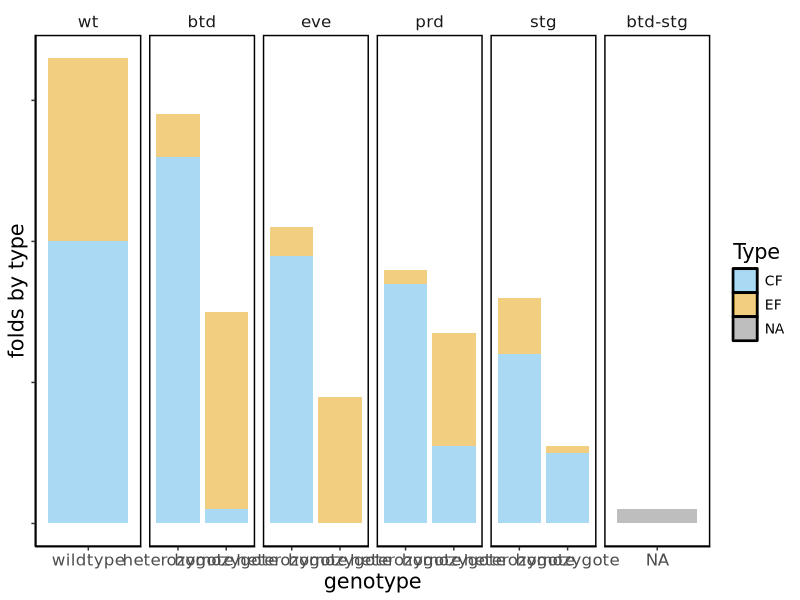
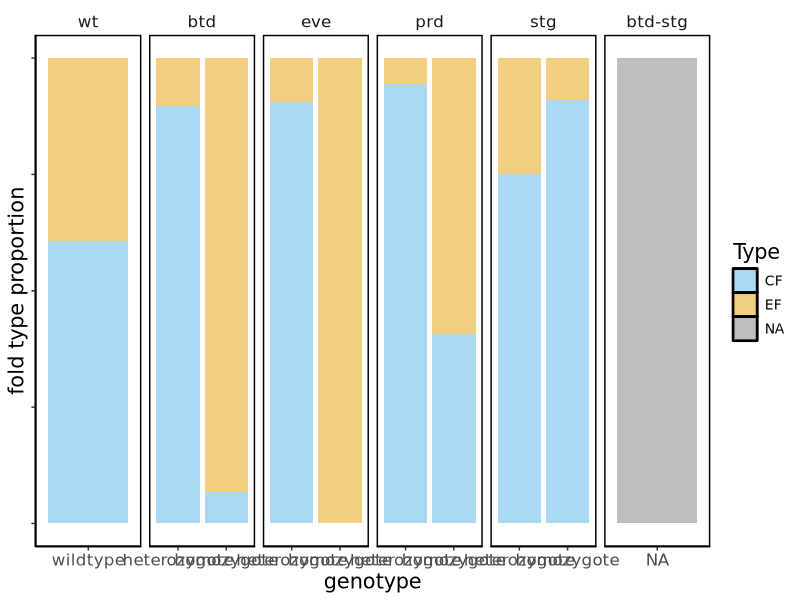
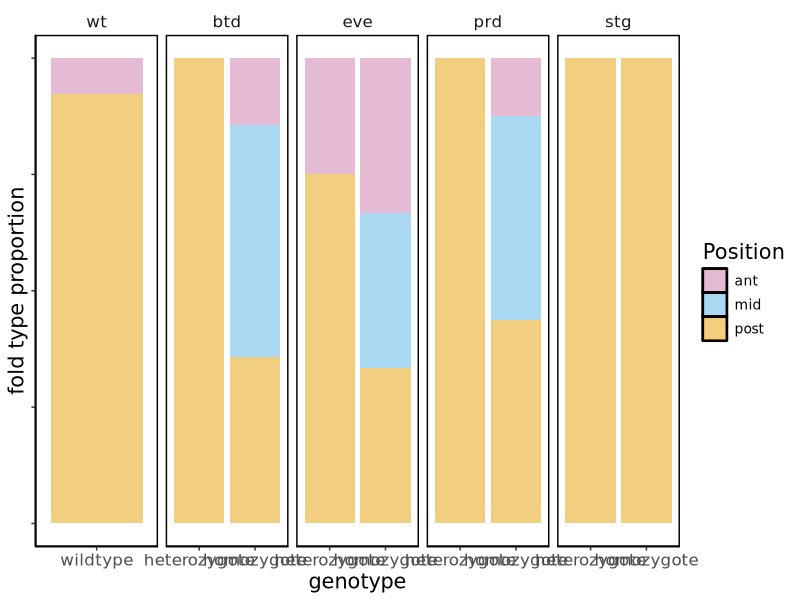
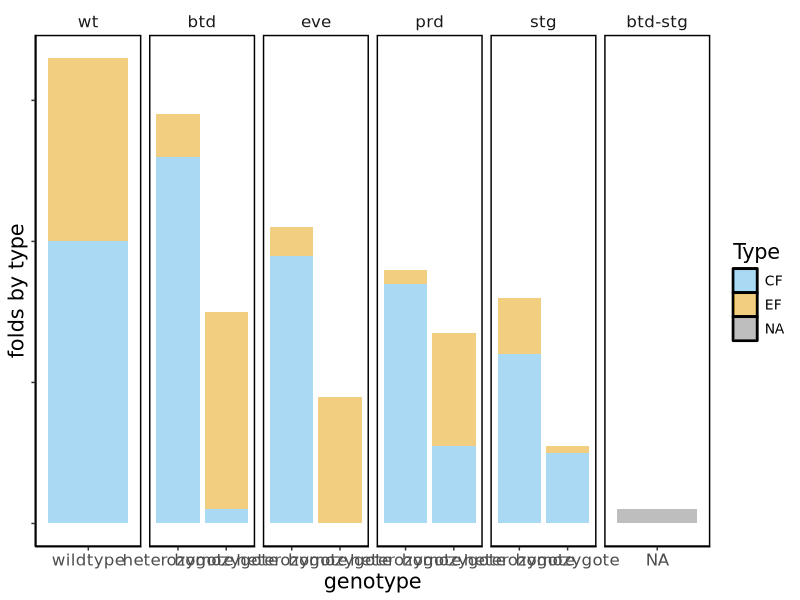
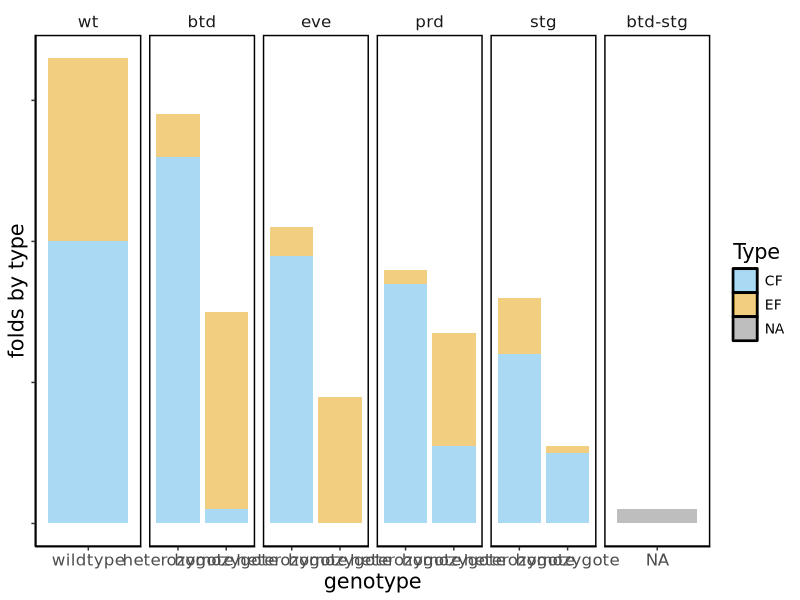
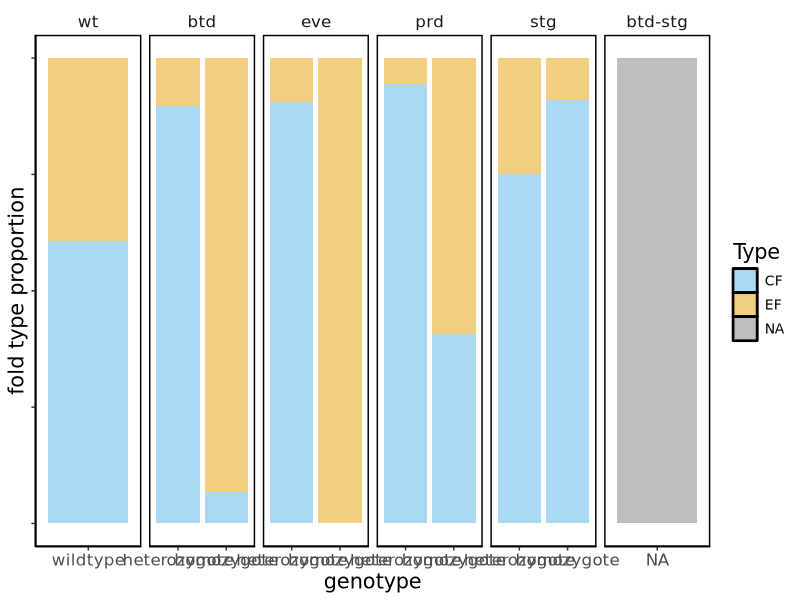
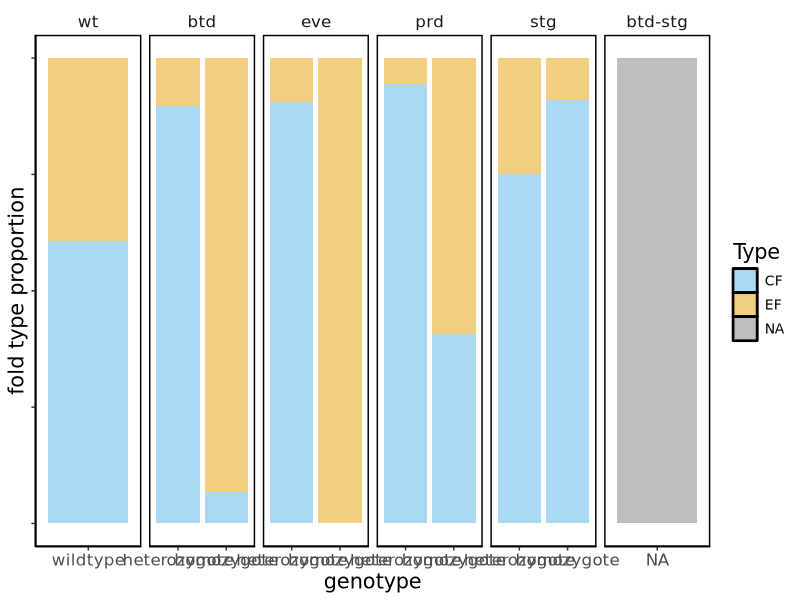
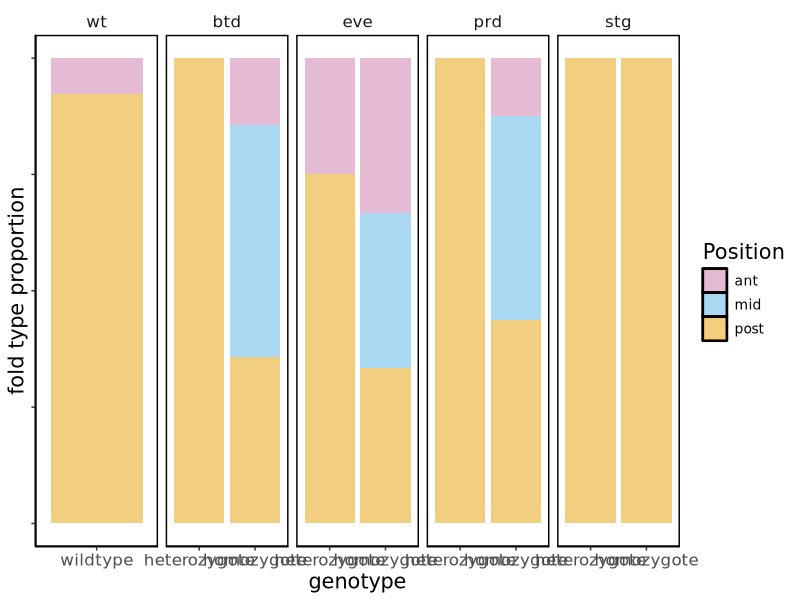

Recreate these plots in R, in order.
## ---- chunk 1
knitr::opts_chunk$set(echo = TRUE, tidy = TRUE, cache = FALSE)
knitr::opts_knit$set(root.dir = "~/Dropbox/Projects/Cephalic_furrow/7-Manuscript/1-analyses/fold-stats")
library(ggplot2)
## ---- chunk 2
# Load sample info and merge with results
area_results <- read.delim("../folded-area/combined_results.csv", sep = ",")
depth_results <- read.delim("../fold-depth/combined_results.csv", sep = ",")

# Remove discarded folds marked as FALSE in area dataset
area_results <- area_results[area_results$Discard == FALSE, ]

# Subset only relevant columns and merge
fold_cols <- c("Embryo", "Stock", "Genotype", "View", "Side", "Fold", "Position", "Type")
area_results <- area_results[, fold_cols]
depth_results <- depth_results[, fold_cols]
folds <- rbind(area_results, depth_results)

# Transform data frame to order the stock for plotting
folds$Stock <- factor(folds$Stock, levels = c("wt", "btd", "eve", "prd", "stg", "btd-stg"))
folds$Genotype <- factor(folds$Genotype, levels = c("wildtype", "heterozygote", "homozygote", "double heterozygote", "btd homozygote", "stg homozygote", "double homozygote"))
folds$Type <- factor(folds$Type, levels = c("CF", "EF"))
folds$Position <- factor(folds$Position, levels = c("ant", "mid", "post"))


folds <- folds[order(folds$Stock, folds$Genotype, folds$Position, folds$Type),]
rownames(folds) <- 1:nrow(folds)

# Save data frame to file
write.csv(folds, file = "folds.csv", row.names = FALSE)
## ---- chunk 3

stats <- data.frame()

for (stock in unique(folds$Stock)) {
  
  print(stock)
  
  # Define data frame for stock
  df_stock <- folds[folds$Stock == stock, ]
  
  # Total embryos per stock
  n_stock <- length(unique(df_stock$Embryo))
  
  # Define stock's genotypes
  genotypes <- unique(df_stock$Genotype)
  
  for (genotype in genotypes) {
    
    print(genotype)
    
    # Define data frame for genotype
    df_genotype <- df_stock[df_stock$Genotype == genotype, ]
    
    # Total embryos per genotype
    n_genotype <- length(unique(df_genotype$Embryo))
    
    # Percentage embryos per genotype
    pct_genotype <- round((n_genotype / n_stock) * 100, digits = 1)
    
    # Total embryos with a fold
    n_with_fold <- length(unique(df_genotype[df_genotype$Fold == TRUE, ]$Embryo))
    
    # Percentage embryos with a fold
    pct_with_fold <- round((n_with_fold / n_genotype) * 100, digits = 1)
    
    # Define foldtypes for true folds
    foldtypes <- unique(df_genotype[df_genotype$Fold == TRUE, ]$Type)
    
    for (foldtype in foldtypes) {
      
      print(foldtype)
      
      # Define data frame for foldtype
      df_foldtype <- df_genotype[df_genotype$Type == foldtype & df_genotype$Fold == TRUE, ]
      
      # Total embryos per foldtype
      n_foldtype <- length(unique(df_foldtype$Embryo))
      
      # Percentage embryos per foldtype
      pct_foldtype <- round((n_foldtype / n_genotype) * 100, digits = 1)
      
      # Define positions for folds
      positions <- unique(df_foldtype$Position)
      
      for (position in positions) {
        
        print(position)
        
        # Define data frame for fold position
        df_position <- df_foldtype[df_foldtype$Position == position, ]
        
        # Total embryos per position
        n_position <- length(unique(df_position$Embryo))
        
        # Percentage embryos per position
        pct_position <- round((n_position / n_foldtype) * 100, digits = 1)
        
        # Create rows for output data frame
        row <- c(
          stock = stock,
          n_stock = n_stock,
          genotype = genotype,
          n_genotype = n_genotype,
          pct_genotype = pct_genotype,
          n_with_fold = n_with_fold,
          pct_with_fold = pct_with_fold,
          foldtype = foldtype,
          n_foldtype = n_foldtype,
          pct_foldtype = pct_foldtype,
          position = position,
          n_position = n_position,
          pct_position = pct_position
          )
        
        # Bind rows to stats data frame
        stats <- rbind(stats, as.data.frame(t(row)))
        
      }
    }
  }
}

# Transform data frame to order the stock for plotting
stats$stock <- factor(stats$stock, levels = c("wt", "btd", "eve", "prd", "stg", "btd-stg"))
stats$genotype <- factor(stats$genotype, levels = c("wildtype", "heterozygote", "homozygote", "double heterozygote", "btd homozygote", "stg homozygote", "double homozygote"))
stats$foldtype <- factor(stats$foldtype, levels = c("CF", "EF"))
stats$position <- factor(stats$position, levels = c("ant", "mid", "post"))

# Order
stats <- stats[order(stats$stock, stats$genotype, stats$foldtype, stats$position),]
rownames(stats) <- 1:nrow(stats)

# Save stats data frame to file
write.csv(stats, file = "stats.csv", row.names = FALSE)
stats
## ---- chunk 4

ggplot(folds, aes(Genotype, fill = Type)) +
  geom_bar(alpha = 0.5, position = position_stack(reverse = TRUE), stat = "count") +
  labs(x = "genotype", y = "folds by type") +
  facet_grid(cols = vars(Stock), scales = "free") +
  scale_fill_manual(values=c("#56b4e9", "#e69f03")) +
  theme_classic(base_family = "DejaVu Sans") +
  theme(text = element_text(size = 15),
        legend.title = element_text(size = 15),
        legend.text = element_text(size = 10),
        axis.text.y=element_blank(),
        strip.background = element_blank(),
        panel.background = element_rect(colour = "black", linewidth = 1)
        )
ggsave("0-plots/count-fold-types-per-stock.png", width = 10, height = 4)
ggsave("0-plots/count-fold-types-per-stock.svg", width = 10, height = 4)
## ---- chunk 5

ggplot(folds, aes(Genotype, fill = Type)) +
  geom_bar(alpha = 0.5, position = position_fill(reverse = TRUE), stat = "count") +
  labs(x = "genotype", y = "fold type proportion") +
  facet_grid(cols = vars(Stock), scales = "free") +
  scale_fill_manual(values=c("#56b4e9", "#e69f03")) +
  theme_classic(base_family = "DejaVu Sans") +
  theme(text = element_text(size = 15),
        legend.title = element_text(size = 15),
        legend.text = element_text(size = 10),
        axis.text.y=element_blank(),
        strip.background = element_blank(),
        panel.background = element_rect(colour = "black", linewidth = 1)
        )
ggsave("0-plots/proportion-fold-types-per-stock.png", width = 10, height = 4)
ggsave("0-plots/proportion-fold-types-per-stock.svg", width = 10, height = 4)
## ---- chunk 6

ggplot(folds[folds$Fold == TRUE & folds$Type == "EF", ], aes(Genotype, fill = Position)) +
  geom_bar(alpha = 0.5, position = "fill", stat = "count") +
  labs(x = "genotype", y = "fold type proportion") +
  facet_grid(cols = vars(Stock), scales = "free") +
  scale_fill_manual(values=c("#cc79a7", "#56b4e9", "#e69f03")) +
  theme_classic(base_family = "DejaVu Sans") +
  theme(text = element_text(size = 15),
        legend.title = element_text(size = 15),
        legend.text = element_text(size = 10),
        axis.text.y=element_blank(),
        strip.background = element_blank(),
        panel.background = element_rect(colour = "black", linewidth = 1)
        )
ggsave("0-plots/proportion-fold-positions-per-stock.png", width = 10, height = 4)
ggsave("0-plots/proportion-fold-positions-per-stock.svg", width = 10, height = 4)
